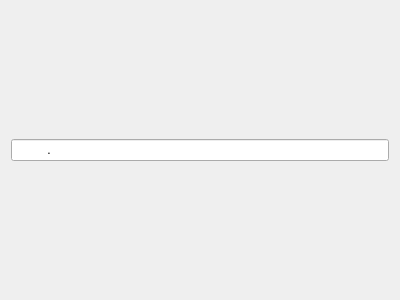
<?xml version="1.0" encoding="UTF-8"?>
<ui version="4.0">
 <class>Form</class>
 <widget class="QWidget" name="Form">
  <property name="geometry">
   <rect>
    <x>0</x>
    <y>0</y>
    <width>400</width>
    <height>300</height>
   </rect>
  </property>
  <property name="windowTitle">
   <string>Form</string>
  </property>
  <layout class="QGridLayout" name="gridLayout">
   <item row="0" column="0">
    <widget class="QLineEdit" name="inputBox">
     <property name="inputMask">
      <string>0000000000.0000000000; </string>
     </property>
    </widget>
   </item>
  </layout>
 </widget>
 <resources/>
 <connections/>
</ui>
